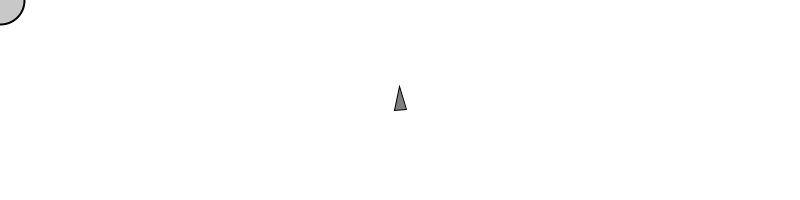
Frame 1 (no input)
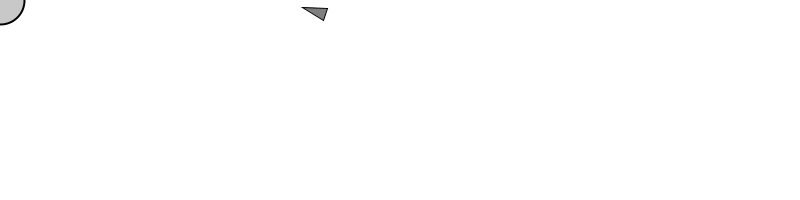
Frame 60 (the mouse pressed at the canvas centre just before this capture)
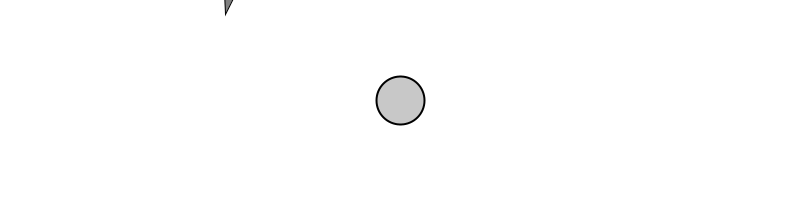
Frame 120 (the mouse held since frame 60 and released just before this capture)

The Processing sketch that drew these frames (run headless with seeded random() and noise(); from frame 60 on, the mouse is pressed at the canvas centre):

// Processing sketch: seek
// ── seek.pde
// Implements Craig Reynold's autonomous steering behaviors
// One vehicle "seeks"
// See: http://www.red3d.com/cwr/

//movers, particles...ahora se llama vehicle!
Vehicle v;

void setup() {
  size(800, 200);
  //lo posicionamos en el centro del escenario...
  v = new Vehicle(width/2, height/2);
  smooth();
}

void draw() {
  background(255);
  //un vector al mouse
  PVector mouse = new PVector(mouseX, mouseY);
  fill(200);
  stroke(0);
  strokeWeight(2);
  //y dibujamos una elipse...
  ellipse(mouse.x, mouse.y, 48, 48);
  //comportamiento
  v.seek(mouse);
  //update
  v.update();
  //mostrar
  v.display();
}


// ── Vehicle.pde
class Vehicle {
  //los 3 vectores de siempre!
  PVector location;
  PVector velocity;
  PVector acceleration;
  float r;
  //fuerza maxima
  float maxforce;
  //velocidad maxima
  float maxspeed;

  Vehicle(float x, float y) {
    //config inicial
    acceleration = new PVector(0,0);
    velocity = new PVector(0,-2);
    location = new PVector(x,y);
    r = 6;
    maxspeed = 4;
    maxforce = 0.05;
  }

  void update() {
    //lo de siempre...
    velocity.add(acceleration);
    velocity.limit(maxspeed);
    location.add(velocity);
    acceleration.mult(0);
  }
  
  //aplicamos la fuerza...pero miremos que es lo que llega!

  void applyForce(PVector force) {
    acceleration.add(force);
  }

  void seek(PVector target) {
    //vector entre el objeto y la locacion
    PVector desired = PVector.sub(target,location); 
    //lo normalizamos
    desired.normalize();
    //lo limitamos en su velocidad
    desired.mult(maxspeed);
    //ahora tenemos lo que necesitamos para crear la fuerza que el mismisimo Reynolds nos indica:
    PVector steer = PVector.sub(desired,velocity);
    //en funcion de como la limitamos, definimos la influencia de dicha fuerza
    steer.limit(maxforce);
    //y la aplicamos :)
    applyForce(steer);
  }
    
  void display() {
    float theta = velocity.heading2D() + PI/2;
    fill(127);
    stroke(0);
    strokeWeight(1);
    pushMatrix();
    translate(location.x,location.y);
    rotate(theta);
    beginShape();
    vertex(0, -r*2);
    vertex(-r, r*2);
    vertex(r, r*2);
    endShape(CLOSE);
    popMatrix();
    
    
  }
}
